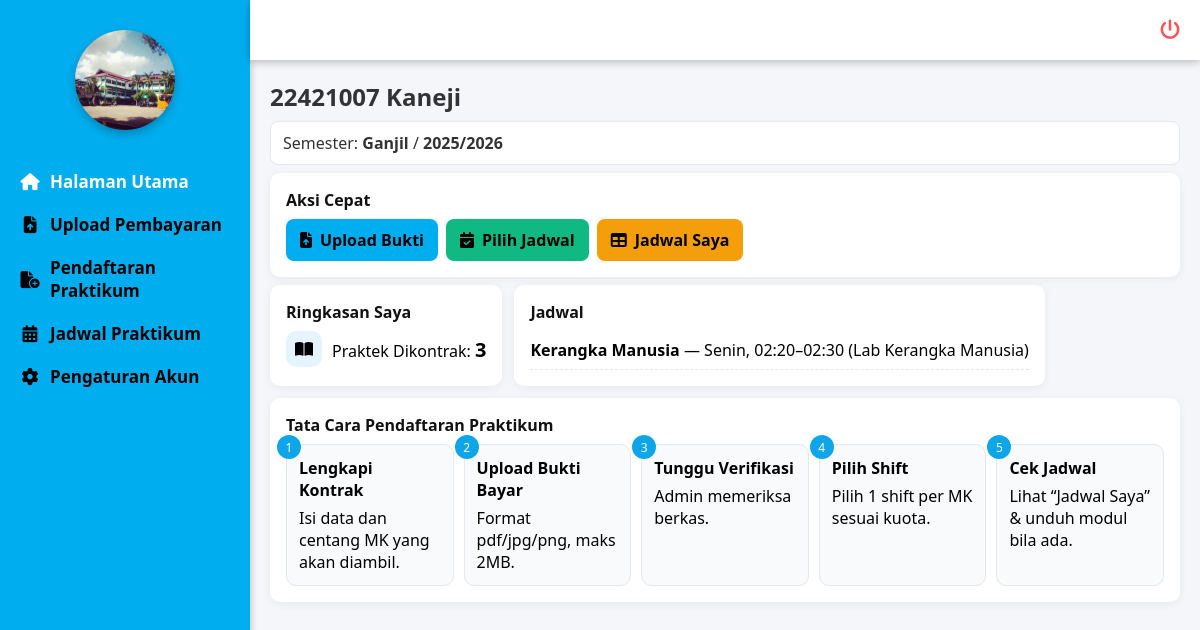
The page /mahasiswa/halaman_utama/halaman_utama.php (signed in) on the database its author committed.
### tables this page shows
CREATE TABLE `mahasiswa` (
  `id` int NOT NULL,
  `nim` varchar(20) NOT NULL,
  `nama` varchar(100) NOT NULL,
  `jurusan` enum('Farmasi','Analis Kesehatan') NOT NULL,
  `jenis_kelamin` enum('Laki-laki','Perempuan') NOT NULL,
  `alamat` text,
  `no_hp` varchar(20) DEFAULT NULL,
  `user_id` int DEFAULT NULL
);

CREATE TABLE `semester` (
  `id` int NOT NULL,
  `nama_semester` varchar(50) NOT NULL,
  `tahun_ajaran` varchar(20) NOT NULL,
  `status` enum('Aktif','Tidak Aktif') NOT NULL DEFAULT 'Aktif'
);

CREATE TABLE `kontrak_mk` (
  `id` int NOT NULL,
  `id_mahasiswa` int NOT NULL,
  `id_semester` int DEFAULT NULL,
  `nim` varchar(20) NOT NULL,
  `nama` varchar(100) NOT NULL,
  `no_hp` varchar(20) DEFAULT NULL,
  `mk_dikontrak` varchar(1000) NOT NULL,
  `bukti_pembayaran` varchar(255) DEFAULT NULL,
  `status` enum('Menunggu','Disetujui','Ditolak') DEFAULT 'Menunggu',
  `created_at` timestamp NULL DEFAULT CURRENT_TIMESTAMP
);

CREATE TABLE `jadwal_praktikum` (
  `id` int NOT NULL,
  `id_mk` int NOT NULL,
  `id_dosen` int NOT NULL,
  `id_ruangan` int NOT NULL,
  `id_semester` int NOT NULL,
  `hari` enum('Senin','Selasa','Rabu','Kamis','Jumat','Sabtu','Minggu') NOT NULL,
  `jam_mulai` time NOT NULL,
  `jam_selesai` time NOT NULL,
  `kuota` int NOT NULL,
  `kuota_awal` int DEFAULT NULL,
  `peserta` int NOT NULL DEFAULT '0'
);

CREATE TABLE `matakuliah_praktikum` (
  `id` int NOT NULL,
  `kode_mk` varchar(20) NOT NULL,
  `nama_mk` varchar(100) NOT NULL,
  `sks` int NOT NULL,
  `semester` varchar(10) NOT NULL,
  `id_semester` int DEFAULT NULL,
  `modul` varchar(255) DEFAULT NULL
);

CREATE TABLE `ruangan` (
  `id` int NOT NULL,
  `kode_ruangan` varchar(20) NOT NULL,
  `nama_ruangan` varchar(100) NOT NULL,
  `kapasitas` int NOT NULL,
  `lokasi` varchar(100) NOT NULL
);

### mahasiswa/halaman_utama/halaman_utama.php (the view, shortened to what this page needs)
<?php
include '../../koneksi/sidebarmhs.php';
include '../../koneksi/koneksi.php';
function e($v){ return htmlspecialchars((string)($v ?? ''), ENT_QUOTES, 'UTF-8'); }
$jumlah_mk   = 0;
$mhs         = ['nim' => '-', 'nama' => '-'];
$sem         = ['nama_semester' => '-', 'tahun_ajaran' => '-', 'id' => 0];
$jadwal_list = [];
$id_mhs = (int)($_SESSION['mhs_id'] ?? 0);
function fetch_one(mysqli $conn, string $sql, string $types = '', ...$params): ?array {
  $stmt = $conn->prepare($sql);
  if ($types) $stmt->bind_param($types, ...$params);
  if (!$stmt->execute()) { $stmt->close(); return null; }
  $res = $stmt->get_result();
  $row = $res ? $res->fetch_assoc() : null;
  return $row ?: null;
}
function fetch_all(mysqli $conn, string $sql, string $types = '', ...$params): array {
  $stmt = $conn->prepare($sql);
  if ($types) $stmt->bind_param($types, ...$params);
  if (!$stmt->execute()) { $stmt->close(); return []; }
  $res = $stmt->get_result();
  $rows = $res ? $res->fetch_all(MYSQLI_ASSOC) : [];
  return $rows ?: [];
}
if ($id_mhs > 0) {
  $row = fetch_one($conn, "SELECT nama, nim FROM mahasiswa WHERE id = ?", "i", $id_mhs);
  if ($row) $mhs = $row;
}
$row_sem = fetch_one($conn, "SELECT id, nama_semester, tahun_ajaran FROM semester WHERE status='Aktif' LIMIT 1");
if ($row_sem) {
  $sem = $row_sem;
}
$id_sem_aktif = (int)($sem['id'] ?? 0);
if ($id_mhs > 0 && $id_sem_aktif > 0) {
  $kontrak = fetch_one(
    $conn,
    "SELECT mk_dikontrak
     FROM kontrak_mk
     WHERE id_mahasiswa = ? AND id_semester = ?
     ORDER BY id DESC LIMIT 1",
    "ii",
    $id_mhs, $id_sem_aktif
  );
  if (!empty($kontrak['mk_dikontrak'])) {
    $arr = array_filter(array_map('trim', explode(',', $kontrak['mk_dikontrak'])));
    $jumlah_mk = count($arr);
  }
}
if ($id_mhs > 0 && $id_sem_aktif > 0) {
  $jadwal_list = fetch_all(
    $conn,
    "SELECT mk.nama_mk, jp.hari, jp.jam_mulai, jp.jam_selesai, r.nama_ruangan
     FROM pilihan_jadwal pj
     JOIN jadwal_praktikum jp ON jp.id = pj.id_jadwal
     JOIN matakuliah_praktikum mk ON mk.id = jp.id_mk
     LEFT JOIN ruangan r ON r.id = jp.id_ruangan
     WHERE pj.id_mahasiswa = ? AND pj.id_semester = ?
     ORDER BY FIELD(jp.hari,'Senin','Selasa','Rabu','Kamis','Jumat','Sabtu','Minggu'),
              jp.jam_mulai",
    "ii",
    $id_mhs, $id_sem_aktif
  );
}
?>
<!doctype html>
<html lang="id">
<head>
  <link rel="stylesheet" href="https://cdnjs.cloudflare.com/ajax/libs/font-awesome/6.5.0/css/all.min.css">
</head>
<body>
  <div class="bungkus">
    <h2><?= e($mhs['nim'] ?? '-') ?> <?= e($mhs['nama'] ?? '-') ?></h2>
    <p class="halus">
      Semester: <b><?= e($sem['nama_semester'] ?? '-') ?></b> /
      <b><?= e($sem['tahun_ajaran'] ?? '-') ?></b>
    </p>
    <div class="kartu">
      <h4>Aksi Cepat</h4>
      <div class="aksi-cepat">
        <a class="tombol biru" href="../pembayaran/pembayaran.php"><i class="fa-solid fa-file-arrow-up"></i> Upload Bukti</a>
        <a class="tombol hijau" href="../pendaftaran/pendaftaran.php"><i class="fa-solid fa-calendar-check"></i> Pilih Jadwal</a>
        <a class="tombol kuning" href="../jadwal/jadwal.php"><i class="fa-solid fa-table"></i> Jadwal Saya</a>
      </div>
    </div>
    <div class="baris">
      <div class="kartu">
        <h4>Ringkasan Saya</h4>
        <div class="indikator">
          <div class="ikon"><i class="fa-solid fa-book-open"></i></div>
          <div>Praktek Dikontrak: <span class="nilai"><?= (int)$jumlah_mk ?></span></div>
        </div>
      </div>
      <div class="kartu">
        <h4>Jadwal</h4>
        <?php if (empty($jadwal_list)): ?>
          <div style="color:#6b7280">Belum ada jadwal yang Anda pilih pada semester ini.</div>
        <?php else: ?>
          <ul class="daftar-mini">
            <?php foreach ($jadwal_list as $j):
              $mulai  = isset($j['jam_mulai'])   ? substr($j['jam_mulai'],  0, 5) : '--:--';
              $selesai= isset($j['jam_selesai']) ? substr($j['jam_selesai'],0, 5) : '--:--';
              $jam    = e($mulai).'–'.e($selesai);
              $ruang  = !empty($j['nama_ruangan']) ? e($j['nama_ruangan']) : '-';
            ?>
              <li><b><?= e($j['nama_mk'] ?? '-') ?></b> — <?= e($j['hari'] ?? '-') ?>, <?= $jam ?> (<?= $ruang ?>)</li>
            <?php endforeach; ?>
          </ul>
        <?php endif; ?>
      </div>
    </div>
    <div class="kartu" style="margin-top:12px">
      <h4>Tata Cara Pendaftaran Praktikum</h4>
      <div class="langkah-langkah">
        <div class="langkah"><b>Lengkapi Kontrak</b> Isi data dan centang MK yang akan diambil.</div>
        <div class="langkah"><b>Upload Bukti Bayar</b> Format pdf/jpg/png, maks 2MB.</div>
        <div class="langkah"><b>Tunggu Verifikasi</b> Admin memeriksa berkas.</div>
        <div class="langkah"><b>Pilih Shift</b> Pilih 1 shift per MK sesuai kuota.</div>
        <div class="langkah"><b>Cek Jadwal</b> Lihat “Jadwal Saya” & unduh modul bila ada.</div>
      </div>
    </div>
  </div>
</body>
</html>

### koneksi/sidebarmhs.php (style rules this page uses)
* { margin: 0; padding: 0; box-sizing: border-box; font-family: 'Segoe UI', Tahoma, Geneva, Verdana, sans-serif; }
body { display: flex; min-height: 100vh; background: #f3f3f3; overflow-x: hidden; }

### mahasiswa/halaman_utama/halaman_utama.php (style rules this page uses)
body { margin:0; font-family: Arial, sans-serif; background:#f5f6fa }
.bungkus { margin-left:250px; margin-top:60px; padding:20px; min-height:calc(100vh - 60px) }
h2 { margin:0 0 8px; color:#333 }
.halus { padding:10px 12px; border-radius:8px; margin:0 0 8px; color:#333 ; background:#fff; border:1px solid #e5e7eb; }
.baris { display:flex; gap:12px; flex-wrap:wrap; margin-top:8px; }
.kartu { background:#fff; border-radius:10px; box-shadow:0 2px 8px rgba(0,0,0,.06); padding:16px; }
.kartu h4 { margin:0 0 8px; font-size:16px; color:#111 }
.aksi-cepat { display:flex; gap:8px; flex-wrap:wrap; }
.tombol { display:inline-flex; align-items:center; gap:8px; padding:10px 14px; border-radius:8px; color:black; text-decoration:none; font-weight:600 }
.biru { background:#00AEEF }
.hijau { background:#10b981 }
.kuning { background:#f59e0b }
.indikator { display:flex; align-items:center; gap:10px }
.indikator .ikon { width:36px; height:36px; border-radius:10px; background:#e6f4ff; display:flex; align-items:center; justify-content:center }
.indikator .nilai { font-size:20px; font-weight:800 }
.daftar-mini { margin:0; padding:0; list-style:none }
.daftar-mini li { padding:8px 0; border-bottom:1px dashed #e2e8f0 }
.langkah-langkah { display:grid; grid-template-columns:repeat(5,1fr); gap:10px; counter-reset:stp }
.langkah { background:#f8fafc; border:1px solid #e2e8f0; border-radius:10px; padding:12px; position:relative }
.langkah:before { counter-increment:stp; content:counter(stp); position:absolute; top:-10px; left:-10px; background:#0ea5e9; color:#fff; width:24px; height:24px; border-radius:999px; display:flex; align-items:center; justify-content:center; font-size:12px }
.langkah b { display:block; margin-bottom:6px }

### rows shown on the page
mahasiswa: nim "22421007", nama "Kaneji"
semester: nama_semester "Ganjil", tahun_ajaran "2025/2026"
kontrak_mk: mk_dikontrak "3"
jadwal_praktikum: id_mk.nama_mk "Kerangka Manusia", hari "Senin", jam "02:20–02:30", id_ruangan.nama_ruangan "Lab Kerangka Manusia"
